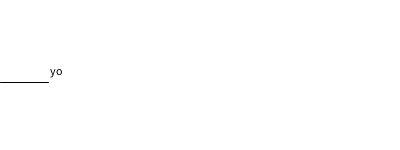
Frame 1 (no input)
Frame 60 (the mouse pressed at the canvas centre just before this capture): identical to frame 1, image omitted
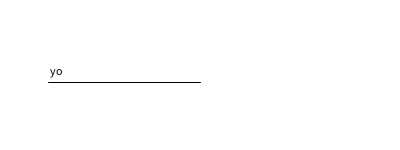
Frame 120 (the mouse held since frame 60 and released just before this capture)

The Processing sketch that drew these frames (run headless with seeded random() and noise(); from frame 60 on, the mouse is pressed at the canvas centre):

// Processing sketch: sketch_0_sampleCommented
// ── sketch_0_sampleCommented.pde
void setup() {                  // RUN THE FOLLOWING CODE ONCE
  size(400, 150);               // set window size
  textAlign(LEFT, CENTER);      // set text alignment
}

void draw() {                   // KEEP RUNNING THE FOLLOWING CODE
  background(255);              // clear the screen to white
  fill(0);                      // use black to draw further shapes
  text("yo", 50, 70);           // draw some text
  line(48, 82, mouseX, 82);     // draw a line
}
